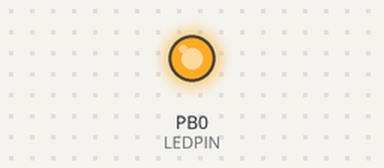
A sketch run on a simulated ATtiny85, built with avr-gcc and run on an emulated ATtiny85. On the bench: output pins drawn as LEDs (lit = HIGH).

Above: at 1.0 s.
At 3.0 s:
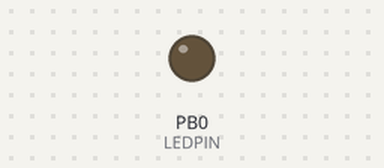
Timing chart, 0 to 5.2 s (numbered marks = the images above):
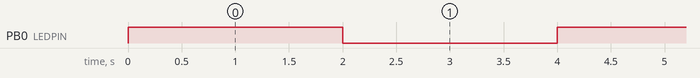

Measured:
- by itself, PB0 (LEDPIN): alternates HIGH for 2.0 s and LOW for 2.0 s

The sketch:

ATtiny85_Blink.ino
```cpp
#define LEDPIN 0

// the setup function runs once when you press reset or power the board
void setup() {
  // initialize digital pin LED_BUILTIN as an output.
  pinMode(LEDPIN, OUTPUT);
}

// the loop function runs over and over again forever
void loop() {
  digitalWrite(LEDPIN, HIGH);
  delay(2000);
  digitalWrite(LEDPIN, LOW);
  delay(2000);
}
```
